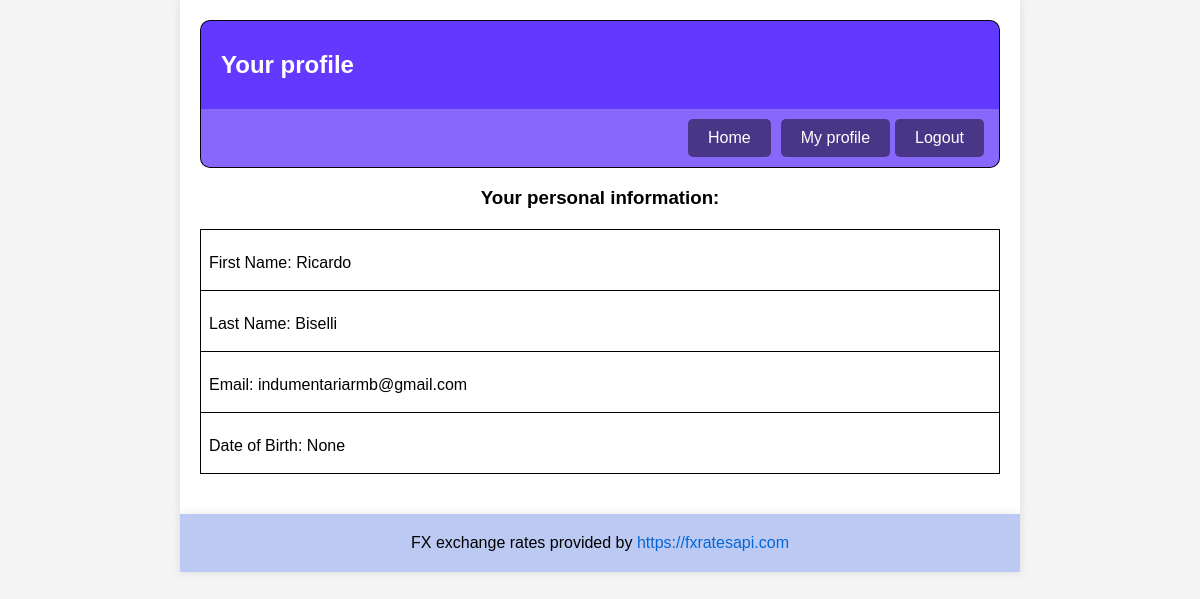
The page /accounts/my_profile/ (signed in) on the database its author committed.
### users/models.py (models this page shows)
class UserProfile(models.Model):
    user = models.OneToOneField(User, on_delete=models.CASCADE)
    first_name = models.CharField( max_length=50,default='')
    last_name = models.CharField(max_length=50,default='')
    birth_date = models.DateField(null=True, blank=True)

### accounts/views.py (the view)
# urls.py: path('my_profile/', views.my_profile, name="my_profile"),
def my_profile(request):
    user_profile = UserProfile.objects.filter(user=request.user).first()
    return render(request, 'my_profile.html', {'user_profile': user_profile})

### accounts/templates/my_profile.html
{% extends 'base.html' %}
{% block maintitle %}
  Your profile
{% endblock %}
{% block subtitle %}
  Your personal information:
{% endblock %}
{% block subcontainer %}
  <table class="transaction-table">
    <tr>
      <td>
        <p>First Name: {{ user_profile.user.first_name }}</p>
      </td>
    </tr>
    <tr>
      <td>
        <p>Last Name: {{ user_profile.user.last_name }}</p>
      </td>
    </tr>
    <tr>
      <td>
        <p>Email: {{ user_profile.user.email }}</p>
      </td>
    </tr>
    <tr>
      <td>
        <p>Date of Birth: {{ user_profile.birth_date }}</p>
      </td>
    </tr>
  </table>
{% endblock %}

### static/common/css/common.css (style rules this page uses)
body { font-family: Arial, sans-serif; margin: 0; padding: 0; background-color: #f4f4f4; }
p { margin-bottom: 10px; }
.transaction-table { border-collapse: collapse; width: 100%; }
.transaction-table th, .transaction-table td { border: 1px solid #000; padding: 8px; }

### rows shown on the page
UserProfile: user.first_name "Ricardo", user.last_name "Biselli", user.email "indumentariarmb@gmail.com", birth_date "None"
